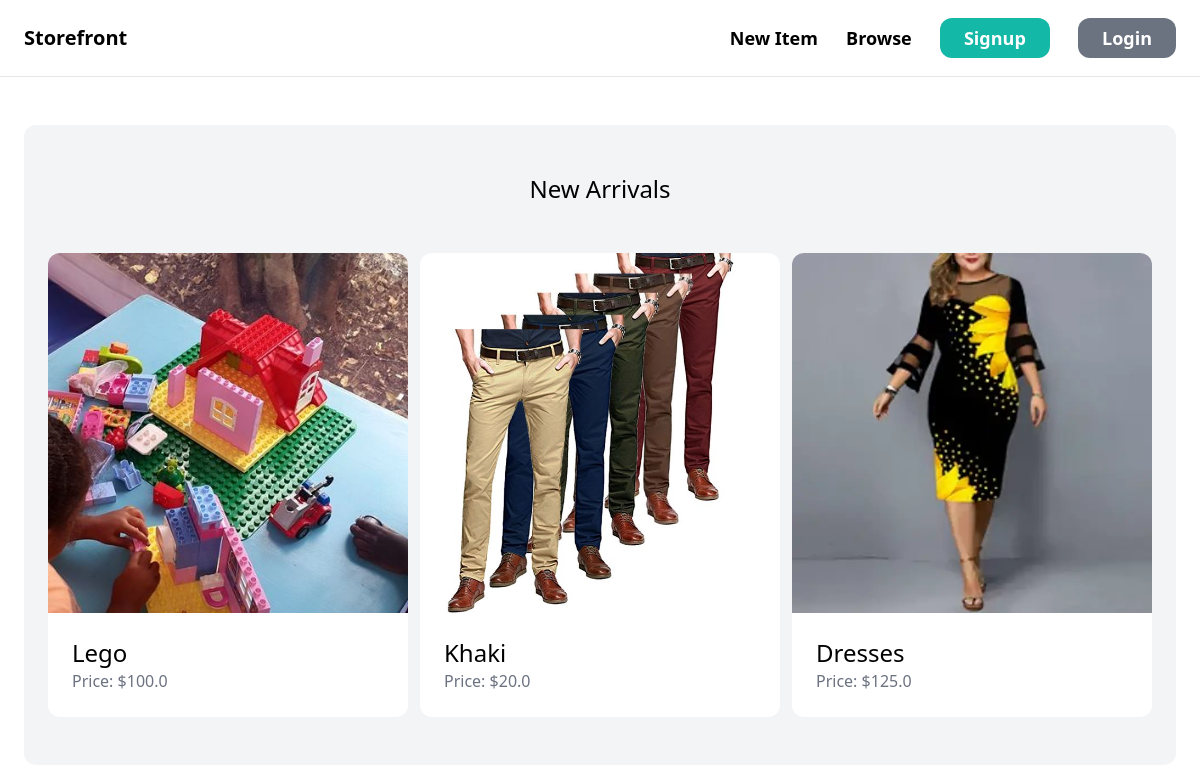
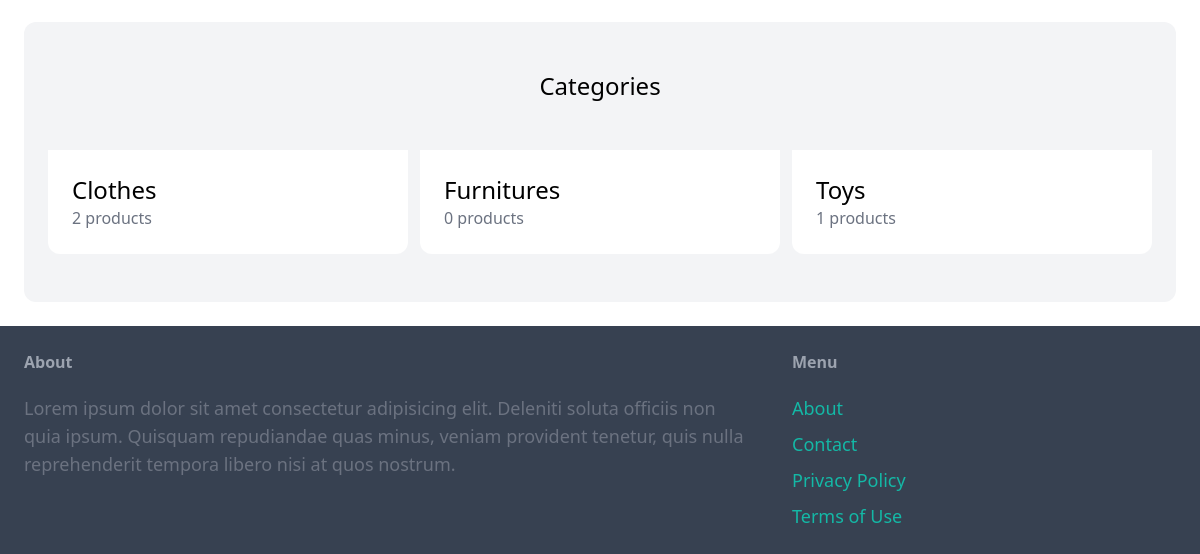
Before: / with the older database file (2 pictures, top to bottom).
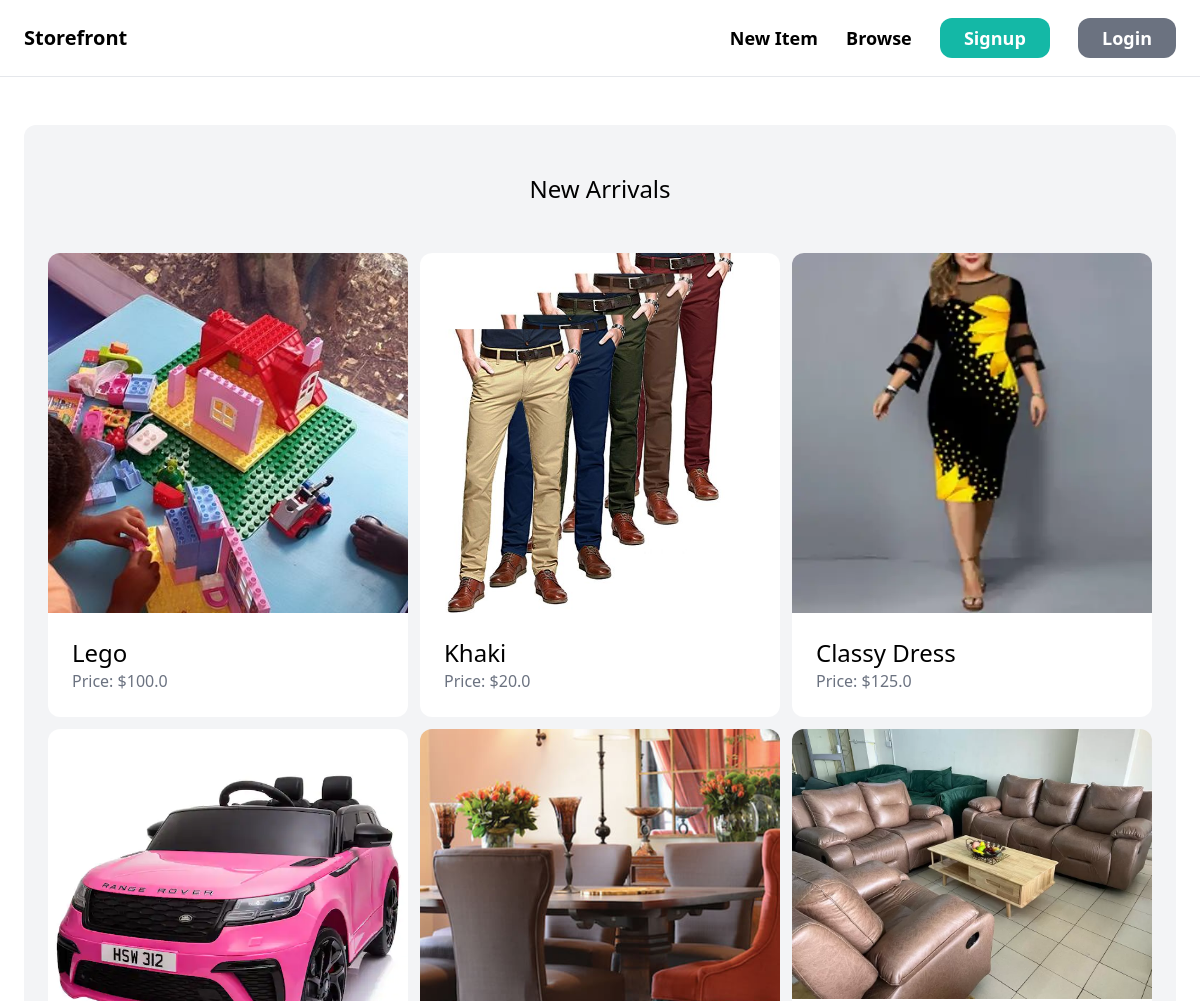
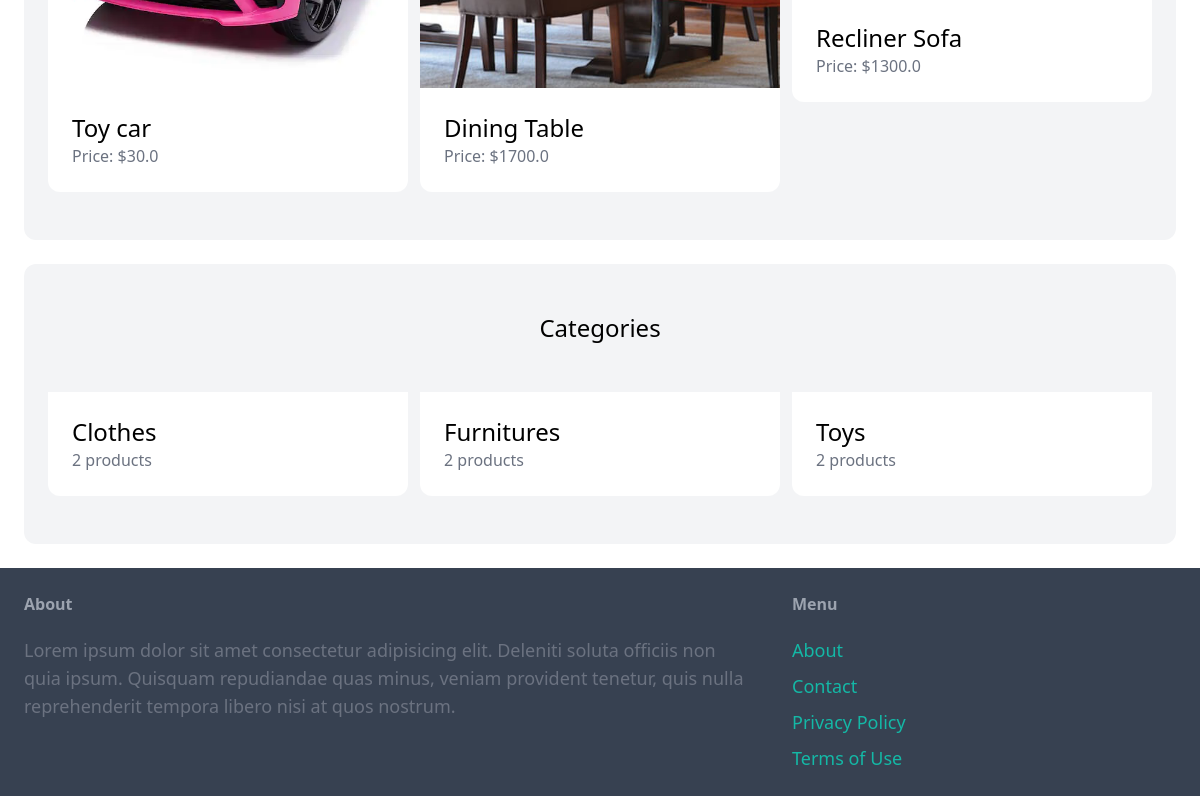
After: the same page with the newer database file (2 pictures, top to bottom).
### products/models.py (models this page shows, shortened)
class Product(models.Model):
    category = models.ForeignKey(Category, related_name="products", on_delete=models.CASCADE)
    name = models.CharField(max_length=255)
    description = models.TextField(blank=True, null=True)
    price = models.FloatField()
    image = models.ImageField(upload_to='product_images', blank=True, null=True)
    is_sold = models.BooleanField(default=False)
    created_at = models.DateTimeField(auto_now_add=True)
    created_by = models.ForeignKey(User, related_name="products", on_delete=models.CASCADE)

class Category(models.Model):
    name = models.CharField(max_length=255)
    class Meta:
        ordering = ("name",)
        verbose_name_plural = 'Categories'

### store/views.py (the view)
# urls.py: path("", index, name='index'),
def index(request):
    products = Product.objects.filter(is_sold=False)[0:6]
    categories = Category.objects.all()
    return render(request, 'store/index.html', {
        'categories': categories,
        'products': products
    })

### store/templates/store/index.html
{% extends 'store/base.html' %} {% block title %} Welcome {% endblock %}
{%block content %}
<div class="mt-6 px-6 py-12 bg-gray-100 rounded-xl">
  <h2 class="mb-12 text-2xl text-center">New Arrivals</h2>
  <div class="grid grid-cols-3 gap-3">
    {% for product in products %}
    <div>
      <a href="{% url 'product:detail' product.id %}">
        <div>
          <img
            src="{{product.image.url}}"
            alt="{{product.name}}"
            class="rounded-t-xl"
          />
        </div>
        <div class="p-6 bg-white rounded-b-xl">
          <h2 class="text-2xl">{{product.name}}</h2>
          <p class="text-gray-500">Price: ${{product.price}}</p>
        </div>
      </a>
    </div>
    {% endfor %}
  </div>
</div>
<div class="mt-6 px-6 py-12 bg-gray-100 rounded-xl">
  <h2 class="mb-12 text-2xl text-center">Categories</h2>
  <div class="grid grid-cols-3 gap-3">
    {% for category in categories %}
    <a href="">
        <div class="p-6 bg-white rounded-b-xl">
        <h2 class="text-2xl">{{category.name}}</h2>
        <p class="text-gray-500">{{category.products.count}} products</p>
      </div>
    </a>
    {% endfor %}
  </div>
</div>
{% endblock %}

### store/templates/store/base.html (shortened to what this page needs)
<!DOCTYPE html>
<html lang="en">
  <head>
    <script src="https://cdn.tailwindcss.com"></script>
  </head>
  <body>
    <nav
      class="py-6 px-6 flex justify-between items-center border-b border-gray-200"
    >
      <a href="/" class="text-xl font-semibold">Storefront</a>
      <div class="space-x-6">
        <a href="#" class="text-lg font-semibold hover:text-gray-500"
          >New Item</a
        >
        <a href="#" class="text-lg font-semibold hover:text-gray-500">Browse</a>
        <a
          href="#"
          class="px-6 py-2 text-lg font-semibold bg-teal-500 text-white rounded-xl hover:bg-teal-700"
          >Signup</a
        >
        <a
          href="#"
          class="px-6 py-2 text-lg font-semibold bg-gray-500 text-white rounded-xl hover:bg-gray-700"
          >Login</a
        >
      </div>
    </nav>
    <div class="px-6 py-6">{% block content %} {% endblock %}</div>
    <footer class="py-6 px-6 flex justify-between bg-gray-700">
      <div class="w-2/3 pr-10">
        <h3 class="mb-5 font-semibold text-gray-400">About</h3>
        <p class="text-lg text-gray-500">
          Lorem ipsum dolor sit amet consectetur adipisicing elit. Deleniti
          soluta officiis non quia ipsum. Quisquam repudiandae quas minus,
          veniam provident tenetur, quis nulla reprehenderit tempora libero nisi
          at quos nostrum.
        </p>
      </div>
      <div class="w-1/3">
        <h3 class="mb-5 font-semibold text-gray-400">Menu</h3>
        <ul class="space-y-2">
            <li><a href="#" class="text-lg text-teal-500 hover:text-teal-700">About</a></li>
            <li><a href="{% url 'contact' %}" class="text-lg text-teal-500 hover:text-teal-700">Contact</a></li>
            <li><a href="#" class="text-lg text-teal-500 hover:text-teal-700">Privacy Policy</a></li>
            <li><a href="#" class="text-lg text-teal-500 hover:text-teal-700">Terms of Use</a></li>
        </ul>
      </div>
    </footer>
  </body>
</html>

Changed rows visible on the page:
changed Product: name "Dresses" → "Classy Dress"
added Product: image (picture), name "Toy car", price "30.0"
added Product: image (picture), name "Dining Table", price "1700.0"
added Product: image (picture), name "Recliner Sofa", price "1300.0"
computed for Category "Furnitures": products.count "0" → "2"
computed for Category "Toys": products.count "1" → "2"
